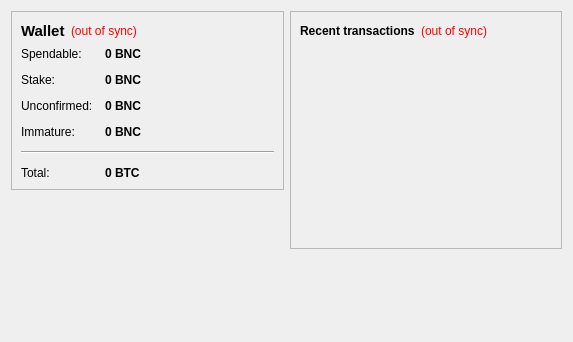
<?xml version="1.0" encoding="UTF-8"?>
<ui version="4.0">
 <class>OverviewPage</class>
 <widget class="QWidget" name="OverviewPage">
  <property name="geometry">
   <rect>
    <x>0</x>
    <y>0</y>
    <width>573</width>
    <height>342</height>
   </rect>
  </property>
  <property name="windowTitle">
   <string>Form</string>
  </property>
  <layout class="QHBoxLayout" name="horizontalLayout" stretch="1,1">
   <item>
    <layout class="QVBoxLayout" name="verticalLayout_2">
     <item>
      <widget class="QFrame" name="frame">
       <property name="frameShape">
        <enum>QFrame::StyledPanel</enum>
       </property>
       <property name="frameShadow">
        <enum>QFrame::Raised</enum>
       </property>
       <layout class="QVBoxLayout" name="verticalLayout_4">
        <item>
         <layout class="QHBoxLayout" name="horizontalLayout_4">
          <item>
           <widget class="QLabel" name="label_5">
            <property name="font">
             <font>
              <pointsize>11</pointsize>
              <weight>75</weight>
              <bold>true</bold>
             </font>
            </property>
            <property name="text">
             <string>Wallet</string>
            </property>
           </widget>
          </item>
          <item>
           <widget class="QLabel" name="labelWalletStatus">
            <property name="toolTip">
             <string>The displayed information may be out of date. Your wallet automatically synchronizes with the bitnetcoin network after a connection is established, but this process has not completed yet.</string>
            </property>
            <property name="styleSheet">
             <string notr="true">QLabel { color: red; }</string>
            </property>
            <property name="text">
             <string notr="true">(out of sync)</string>
            </property>
            <property name="alignment">
             <set>Qt::AlignLeading|Qt::AlignLeft|Qt::AlignVCenter</set>
            </property>
           </widget>
          </item>
          <item>
           <spacer name="horizontalSpacer_2">
            <property name="orientation">
             <enum>Qt::Horizontal</enum>
            </property>
            <property name="sizeHint" stdset="0">
             <size>
              <width>40</width>
              <height>20</height>
             </size>
            </property>
           </spacer>
          </item>
         </layout>
        </item>
        <item>
         <layout class="QFormLayout" name="formLayout_2">
          <property name="fieldGrowthPolicy">
           <enum>QFormLayout::AllNonFixedFieldsGrow</enum>
          </property>
          <property name="horizontalSpacing">
           <number>12</number>
          </property>
          <property name="verticalSpacing">
           <number>12</number>
          </property>
          <item row="0" column="0">
           <widget class="QLabel" name="label">
            <property name="text">
             <string>Spendable:</string>
            </property>
           </widget>
          </item>
          <item row="0" column="1">
           <widget class="QLabel" name="labelBalance">
            <property name="font">
             <font>
              <weight>75</weight>
              <bold>true</bold>
             </font>
            </property>
            <property name="cursor">
             <cursorShape>IBeamCursor</cursorShape>
            </property>
            <property name="toolTip">
             <string>Your current spendable balance</string>
            </property>
            <property name="text">
             <string notr="true">0 BNC</string>
            </property>
            <property name="textInteractionFlags">
             <set>Qt::LinksAccessibleByMouse|Qt::TextSelectableByKeyboard|Qt::TextSelectableByMouse</set>
            </property>
           </widget>
          </item>
          <item row="1" column="0">
           <widget class="QLabel" name="label_6">
            <property name="text">
             <string>Stake:</string>
            </property>
           </widget>
          </item>
          <item row="1" column="1">
           <widget class="QLabel" name="labelStake">
            <property name="font">
             <font>
              <weight>75</weight>
              <bold>true</bold>
             </font>
            </property>
            <property name="cursor">
             <cursorShape>IBeamCursor</cursorShape>
            </property>
            <property name="toolTip">
             <string>Total of coins that was staked, and do not yet count toward the current balance</string>
            </property>
            <property name="text">
             <string notr="true">0 BNC</string>
            </property>
            <property name="textInteractionFlags">
             <set>Qt::LinksAccessibleByMouse|Qt::TextSelectableByKeyboard|Qt::TextSelectableByMouse</set>
            </property>
           </widget>
          </item>
          <item row="2" column="0">
           <widget class="QLabel" name="label_3">
            <property name="text">
             <string>Unconfirmed:</string>
            </property>
           </widget>
          </item>
          <item row="2" column="1">
           <widget class="QLabel" name="labelUnconfirmed">
            <property name="font">
             <font>
              <weight>75</weight>
              <bold>true</bold>
             </font>
            </property>
            <property name="cursor">
             <cursorShape>IBeamCursor</cursorShape>
            </property>
            <property name="toolTip">
             <string>Total of transactions that have yet to be confirmed, and do not yet count toward the current balance</string>
            </property>
            <property name="text">
             <string notr="true">0 BNC</string>
            </property>
            <property name="textInteractionFlags">
             <set>Qt::LinksAccessibleByMouse|Qt::TextSelectableByKeyboard|Qt::TextSelectableByMouse</set>
            </property>
           </widget>
          </item>
          <item row="3" column="0">
           <widget class="QLabel" name="labelImmatureText">
            <property name="text">
             <string>Immature:</string>
            </property>
           </widget>
          </item>
          <item row="3" column="1">
           <widget class="QLabel" name="labelImmature">
            <property name="font">
             <font>
              <weight>75</weight>
              <bold>true</bold>
             </font>
            </property>
            <property name="toolTip">
             <string>Mined balance that has not yet matured</string>
            </property>
            <property name="text">
             <string notr="true">0 BNC</string>
            </property>
            <property name="textInteractionFlags">
             <set>Qt::LinksAccessibleByMouse|Qt::TextSelectableByKeyboard|Qt::TextSelectableByMouse</set>
            </property>
           </widget>
          </item>
          <item row="4" column="0" colspan="2">
           <widget class="Line" name="line">
            <property name="orientation">
             <enum>Qt::Horizontal</enum>
            </property>
           </widget>
          </item>
          <item row="5" column="0">
           <widget class="QLabel" name="labelTotalText">
            <property name="text">
             <string>Total:</string>
            </property>
           </widget>
          </item>
          <item row="5" column="1">
           <widget class="QLabel" name="labelTotal">
            <property name="font">
             <font>
              <weight>75</weight>
              <bold>true</bold>
             </font>
            </property>
            <property name="cursor">
             <cursorShape>IBeamCursor</cursorShape>
            </property>
            <property name="toolTip">
             <string>Your current total balance</string>
            </property>
            <property name="text">
             <string notr="true">0 BTC</string>
            </property>
            <property name="textInteractionFlags">
             <set>Qt::LinksAccessibleByMouse|Qt::TextSelectableByKeyboard|Qt::TextSelectableByMouse</set>
            </property>
           </widget>
          </item>
         </layout>
        </item>
       </layout>
      </widget>
     </item>
     <item>
      <spacer name="verticalSpacer">
       <property name="orientation">
        <enum>Qt::Vertical</enum>
       </property>
       <property name="sizeHint" stdset="0">
        <size>
         <width>20</width>
         <height>40</height>
        </size>
       </property>
      </spacer>
     </item>
    </layout>
   </item>
   <item>
    <layout class="QVBoxLayout" name="verticalLayout_3">
     <item>
      <widget class="QFrame" name="frame_2">
       <property name="frameShape">
        <enum>QFrame::StyledPanel</enum>
       </property>
       <property name="frameShadow">
        <enum>QFrame::Raised</enum>
       </property>
       <layout class="QVBoxLayout" name="verticalLayout">
        <item>
         <layout class="QHBoxLayout" name="horizontalLayout_2">
          <item>
           <widget class="QLabel" name="label_4">
            <property name="text">
             <string>&lt;b&gt;Recent transactions&lt;/b&gt;</string>
            </property>
           </widget>
          </item>
          <item>
           <widget class="QLabel" name="labelTransactionsStatus">
            <property name="toolTip">
             <string>The displayed information may be out of date. Your wallet automatically synchronizes with the bitnetcoin network after a connection is established, but this process has not completed yet.</string>
            </property>
            <property name="styleSheet">
             <string notr="true">QLabel { color: red; }</string>
            </property>
            <property name="text">
             <string notr="true">(out of sync)</string>
            </property>
            <property name="alignment">
             <set>Qt::AlignRight|Qt::AlignTrailing|Qt::AlignVCenter</set>
            </property>
           </widget>
          </item>
          <item>
           <spacer name="horizontalSpacer">
            <property name="orientation">
             <enum>Qt::Horizontal</enum>
            </property>
            <property name="sizeHint" stdset="0">
             <size>
              <width>40</width>
              <height>20</height>
             </size>
            </property>
           </spacer>
          </item>
         </layout>
        </item>
        <item>
         <widget class="QListView" name="listTransactions">
          <property name="styleSheet">
           <string notr="true">QListView { background: transparent; }</string>
          </property>
          <property name="frameShape">
           <enum>QFrame::NoFrame</enum>
          </property>
          <property name="verticalScrollBarPolicy">
           <enum>Qt::ScrollBarAlwaysOff</enum>
          </property>
          <property name="horizontalScrollBarPolicy">
           <enum>Qt::ScrollBarAlwaysOff</enum>
          </property>
          <property name="selectionMode">
           <enum>QAbstractItemView::NoSelection</enum>
          </property>
         </widget>
        </item>
       </layout>
      </widget>
     </item>
     <item>
      <spacer name="verticalSpacer_2">
       <property name="orientation">
        <enum>Qt::Vertical</enum>
       </property>
       <property name="sizeHint" stdset="0">
        <size>
         <width>20</width>
         <height>40</height>
        </size>
       </property>
      </spacer>
     </item>
    </layout>
   </item>
  </layout>
 </widget>
 <resources/>
 <connections/>
</ui>
